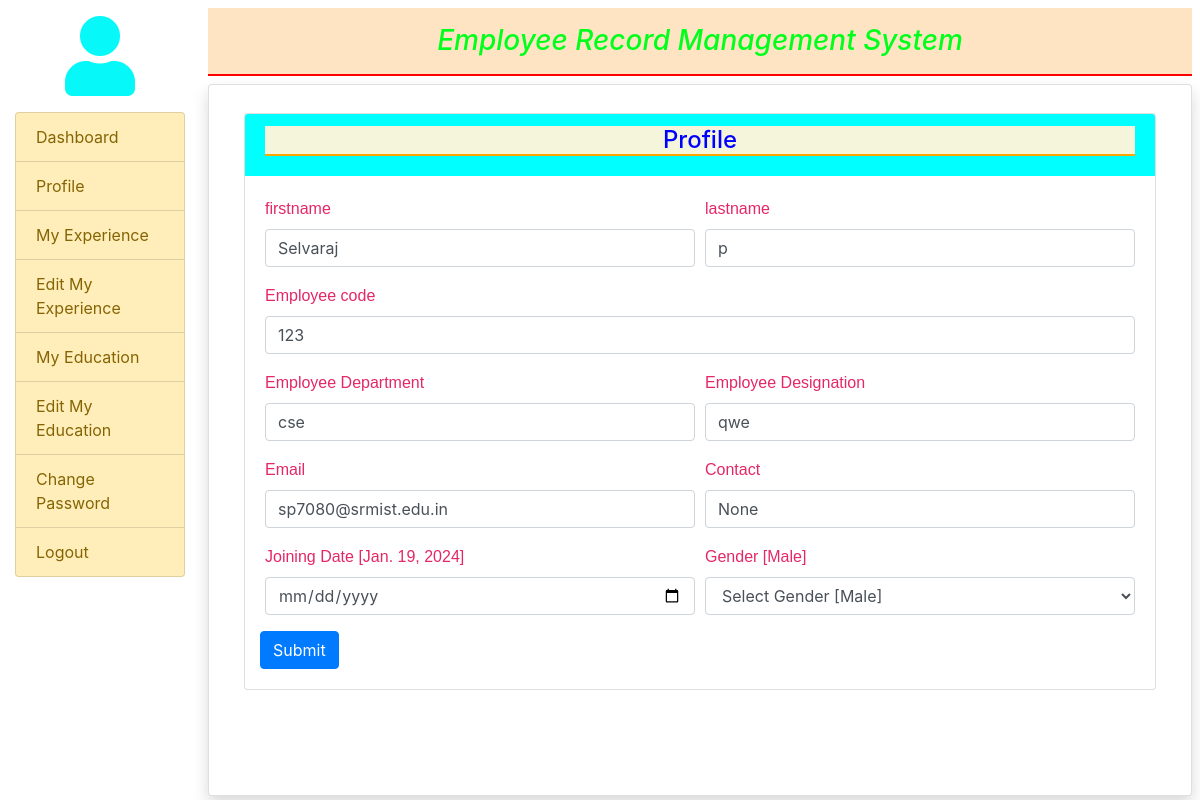
The page /profile/ (signed in) on the database as committed earlier.
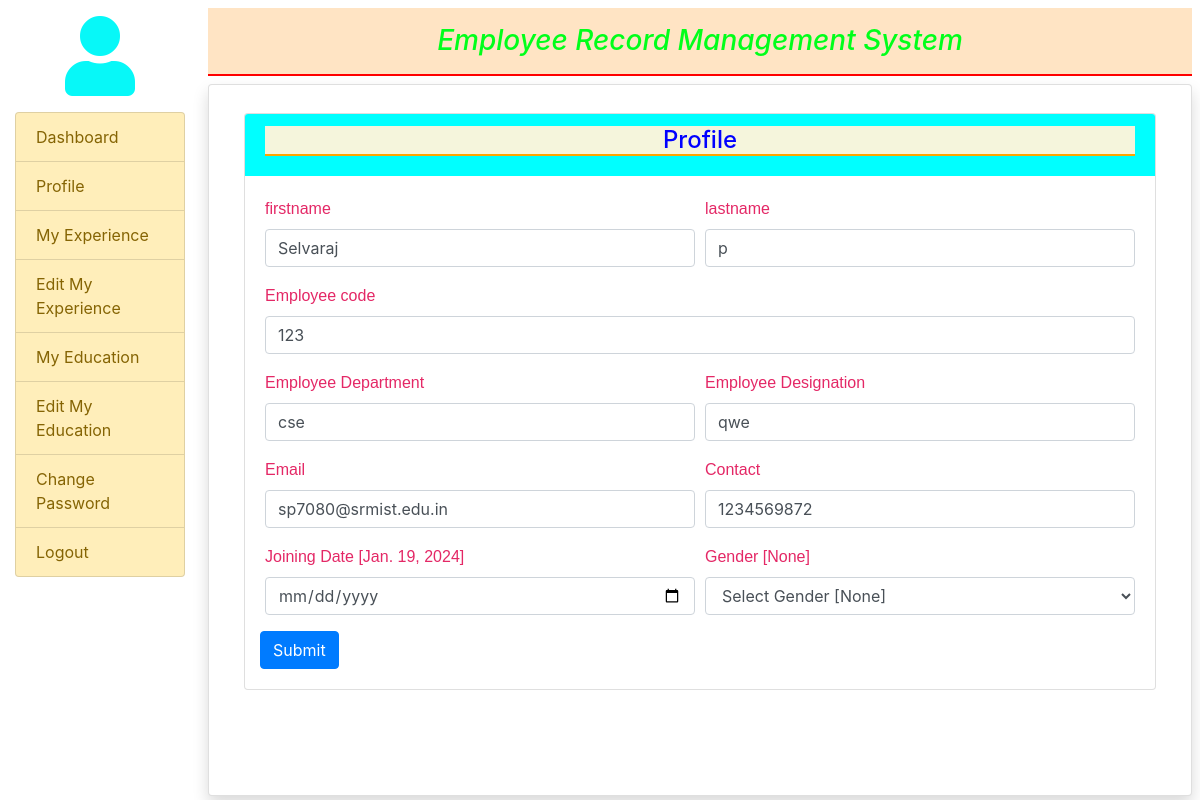
The same page on the database as committed later.
### employee/models.py (models this page shows, shortened)
class EmployeeDetail(models.Model):
        user = models.ForeignKey(User ,on_delete=models.CASCADE) #we will store all the information about the userrs like first name last name and emailid in the user model..
        empcode =models.CharField(max_length=50) #null = true means its not important if u leave the table blank also it wont care
        empdept =models.CharField(max_length=100,null=True)
        designation =models.CharField(max_length=100,null=True)
        contact =models.CharField(max_length=15,null=True)
        gender =models.CharField(max_length=50,null=True)
        joiningdate =models.DateField(null=True)  #for date we use date field and wee dont need to assaign the size for it

### employee/views.py (the view, shortened to what this page needs)
# urls.py: path('profile/',profile,name='profile'),
def profile(request):
    if not request.user.is_authenticated: #this the condition like whter the site is loged in or user loged in page or not
        return redirect('index')
    error=""
    user=request.user #by this we are getting the current user of the session and we are storing it in the user variable..
    employee=EmployeeDetail.objects.get(user=user) #in this case the above requested user details from the employee details is mathed and fetched
    return render(request,'profile.html',locals()) # here we are rendering the local as well bcz we nee to return the local variable value error to the registration page

### employee/templates/profile.html (shortened to what the changed rows need)
{% extends 'emp_base.html' %}
{% block main %}
{% load static %}
<!DOCTYPE html>
<html lang="en">
<head>
    <link rel="stylesheet" href="https://stackpath.bootstrapcdn.com/bootstrap/4.5.2/css/bootstrap.min.css">
    <link rel="stylesheet" href="{% static 'css/mystyle.css' %}">
</head>
<body>
<div class="container mt-2">
    <div class="row justify-content-center">
        <div class="col-md-12">
            <div class="card">
                <div class="card-body">
                    <form method="post">
                        <div class="form-row">
                            <div class="col-md-6">
                                <div class="form-group">
                                    <label >firstname</label>
                                    <input type="text" class="form-control" name="firstname" placeholder="Enter your firstname" pattern="[A-Za-z]+" value="{{employee.user.first_name}}" >
                                </div>
                            </div>
                            <div class="col-md-6">
                                <div class="form-group">
                                    <label >lastname</label>
                                    <input type="text" class="form-control" name="lastname" placeholder="Enter your lastname" pattern="[A-Za-z]+" value="{{employee.user.last_name}}">
                                </div>
                            </div>
                            <div class="col-md-12">
                                <div class="form-group">
                                    <label >Employee code</label>
                                    <input type="text" class="form-control" name="empcode" placeholder="Enter your code" pattern="[0-9]+" value="{{employee.empcode}}">
                                </div>
                            </div>
                            <div class="col-md-6">
                                <div class="form-group">
                                    <label >Employee Department</label>
                                    <input type="text" class="form-control" name="department" placeholder="Enter your department" value="{{employee.empdept}}" >
                                </div>
                            </div>
                            <div class="col-md-6">
                                <div class="form-group">
                                    <label >Employee Designation</label>
                                    <input type="text" class="form-control" name="designation" placeholder="Enter your designation" value="{{employee.designation}}">
                                </div>
                            </div>
                            <div class="col-md-6">
                                <div class="form-group">
                                    <label >Email</label>
                                    <input type="email" class="form-control" name="emailid" placeholder="Enter your email" value="{{employee.user.username}}">
                                </div>
                            </div>
                            <div class="col-md-6">
                                <div class="form-group">
                                    <label >Contact</label>
                                    <input type="text" class="form-control" name="contact" placeholder="Enter your contact number" value="{{employee.contact}}">
                                </div>
                            </div>
                            <div class="col-md-6">
                                <div class="form-group">
                                    <label >Joining Date [{{employee.joiningdate}}]</label>
                                    <input type="date" class="form-control" name="jdate" >
                                </div>
                            </div>
                            <div class="col-md-6">
                                <div class="form-group">
                                    <label >Gender [{{employee.gender}}]</label>
                                    <select name="gender" class="form-control">
                                        <option value="None">Select Gender [{{employee.gender}}]</option>
                                    </select>
                                </div>
                            </div>
                        </div>
                    </form>
                </div>
            </div>
        </div>
    </div>
</div>
</body>
</html>
{% endblock %}

Rows that differ between the two databases and show on the page:
changed EmployeeDetail "None": contact "None" → "1234569872"; gender "Male" → "None"
Other text that changed with them:
form field gender: "Select Gender [Male]" → "Select Gender [None]"
